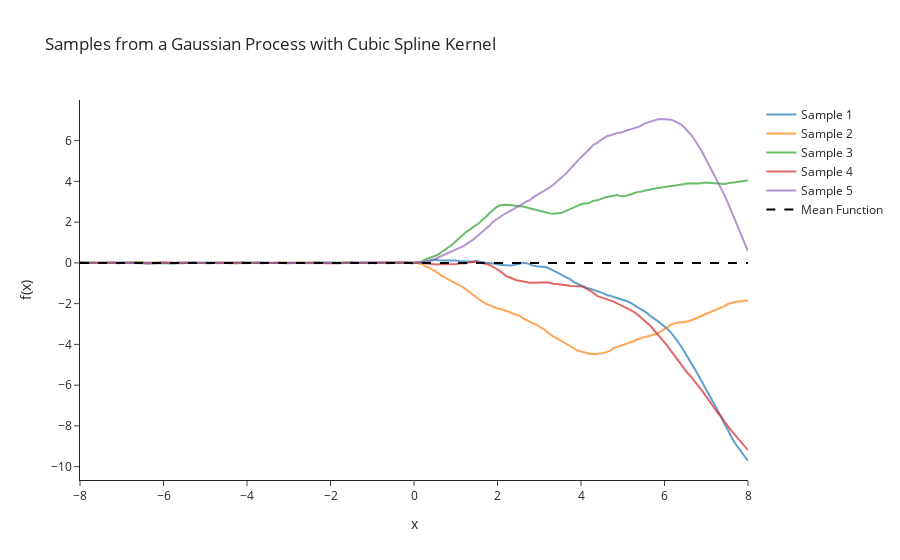

Write notebook code for a chart like this one.
### Code cell
import plotly.graph_objs as go

fig = go.Figure()

for i in range(num_samples):
    fig.add_trace(
        go.Scatter(
            x=X_test[:, 0],
            y=cs_samples[i, :],
            mode="lines",
            name=f"Sample {i + 1}",
            opacity=0.7,
        )
    )

# Add the mean function (zero)
fig.add_trace(
    go.Scatter(
        x=X_test[:, 0],
        y=jnp.zeros_like(X_test[:, 0]),
        mode="lines",
        name="Mean Function",
        line=dict(color="black", dash="dash"),
    )
)

fig.update_layout(
    title="Samples from a Gaussian Process with Cubic Spline Kernel",
    xaxis_title="x",
    yaxis_title="f(x)",
    template="simple_white",
)

fig.show()

### Figure 1 — Plotly figure (JSON) as saved in the notebook; plotly's stock layout.template omitted (floating-point values rounded to 4 significant figures; data arrays with more than 128 entries replaced by an {"elided": "..."} marker saying what was removed)
{"data": [{"mode": "lines", "name": "Sample 1", "opacity": 0.7, "type": "scatter", "x": {"elided": "200 float values"}, "y": {"elided": "200 float values"}}, {"mode": "lines", "name": "Sample 2", "opacity": 0.7, "type": "scatter", "x": {"elided": "200 float values"}, "y": {"elided": "200 float values"}}, {"mode": "lines", "name": "Sample 3", "opacity": 0.7, "type": "scatter", "x": {"elided": "200 float values"}, "y": {"elided": "200 float values"}}, {"mode": "lines", "name": "Sample 4", "opacity": 0.7, "type": "scatter", "x": {"elided": "200 float values"}, "y": {"elided": "200 float values"}}, {"mode": "lines", "name": "Sample 5", "opacity": 0.7, "type": "scatter", "x": {"elided": "200 float values"}, "y": {"elided": "200 float values"}}, {"line": {"color": "black", "dash": "dash"}, "mode": "lines", "name": "Mean Function", "type": "scatter", "x": {"elided": "200 float values"}, "y": {"elided": "200 float values"}}], "layout": {"title": {"text": "Samples from a Gaussian Process with Cubic Spline Kernel"}, "xaxis": {"title": {"text": "x"}}, "yaxis": {"title": {"text": "f(x)"}}}}
